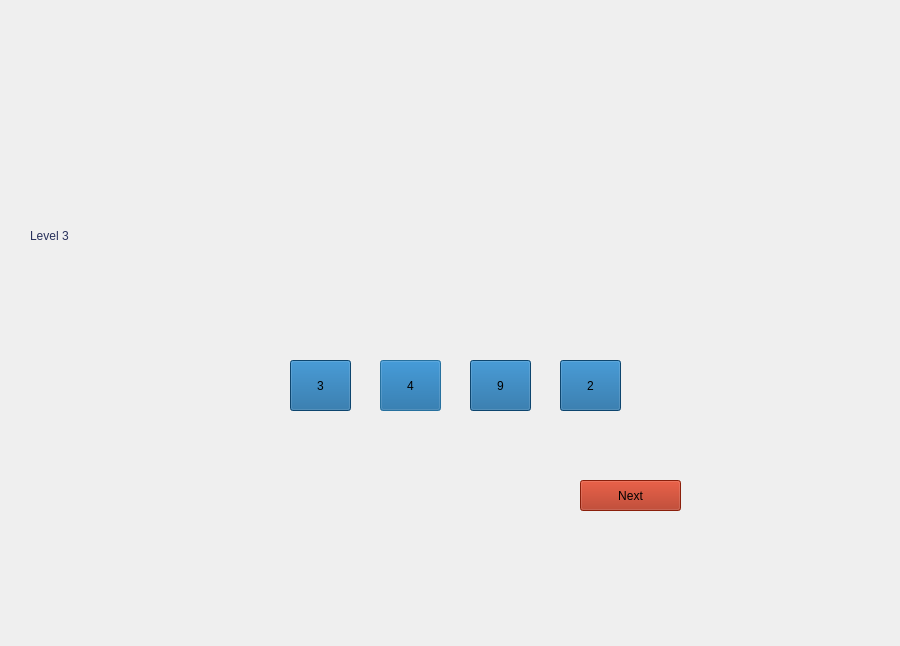
<?xml version="1.0" encoding="UTF-8"?>
<ui version="4.0">
 <class>Level3</class>
 <widget class="QDialog" name="Level3">
  <property name="geometry">
   <rect>
    <x>0</x>
    <y>0</y>
    <width>900</width>
    <height>646</height>
   </rect>
  </property>
  <property name="windowTitle">
   <string>Dialog</string>
  </property>
  <property name="styleSheet">
   <string notr="true">#Level3{
	background-image: url(:/background/images/levelsbg.jpg);}</string>
  </property>
  <widget class="QPushButton" name="pushButton_2">
   <property name="geometry">
    <rect>
     <x>380</x>
     <y>360</y>
     <width>61</width>
     <height>51</height>
    </rect>
   </property>
   <property name="cursor">
    <cursorShape>PointingHandCursor</cursorShape>
   </property>
   <property name="styleSheet">
    <string notr="true">color: rgb(0, 0, 0);
background-color: rgb(18, 97, 154);
font: 16pt &quot;Segoe UI&quot;;</string>
   </property>
   <property name="text">
    <string>4</string>
   </property>
  </widget>
  <widget class="QPushButton" name="pushButton_4">
   <property name="geometry">
    <rect>
     <x>560</x>
     <y>360</y>
     <width>61</width>
     <height>51</height>
    </rect>
   </property>
   <property name="cursor">
    <cursorShape>PointingHandCursor</cursorShape>
   </property>
   <property name="styleSheet">
    <string notr="true">color: rgb(0, 0, 0);
background-color: rgb(18, 97, 154);
font: 16pt &quot;Segoe UI&quot;;</string>
   </property>
   <property name="text">
    <string>2</string>
   </property>
  </widget>
  <widget class="QPushButton" name="pushButton_3">
   <property name="geometry">
    <rect>
     <x>470</x>
     <y>360</y>
     <width>61</width>
     <height>51</height>
    </rect>
   </property>
   <property name="cursor">
    <cursorShape>PointingHandCursor</cursorShape>
   </property>
   <property name="styleSheet">
    <string notr="true">color: rgb(0, 0, 0);
background-color: rgb(18, 97, 154);
font: 16pt &quot;Segoe UI&quot;;</string>
   </property>
   <property name="text">
    <string>9</string>
   </property>
  </widget>
  <widget class="QPushButton" name="pushButton">
   <property name="geometry">
    <rect>
     <x>290</x>
     <y>360</y>
     <width>61</width>
     <height>51</height>
    </rect>
   </property>
   <property name="cursor">
    <cursorShape>PointingHandCursor</cursorShape>
   </property>
   <property name="styleSheet">
    <string notr="true">color: rgb(0, 0, 0);
background-color: rgb(18, 97, 154);
font: 16pt &quot;Segoe UI&quot;;</string>
   </property>
   <property name="text">
    <string>3</string>
   </property>
  </widget>
  <widget class="QPushButton" name="nextButton3">
   <property name="enabled">
    <bool>false</bool>
   </property>
   <property name="geometry">
    <rect>
     <x>580</x>
     <y>480</y>
     <width>101</width>
     <height>31</height>
    </rect>
   </property>
   <property name="cursor">
    <cursorShape>PointingHandCursor</cursorShape>
   </property>
   <property name="styleSheet">
    <string notr="true">font: 12pt &quot;Arial&quot;;
color: rgb(0, 0, 0);
background-color: rgb(168, 38, 14);</string>
   </property>
   <property name="text">
    <string>Next</string>
   </property>
  </widget>
  <widget class="QLabel" name="label_pic3">
   <property name="geometry">
    <rect>
     <x>220</x>
     <y>220</y>
     <width>481</width>
     <height>101</height>
    </rect>
   </property>
   <property name="text">
    <string/>
   </property>
  </widget>
  <widget class="QLabel" name="ansBox3">
   <property name="geometry">
    <rect>
     <x>240</x>
     <y>240</y>
     <width>63</width>
     <height>61</height>
    </rect>
   </property>
   <property name="styleSheet">
    <string notr="true">color: rgb(0, 0, 0);
font: 700 30pt &quot;Segoe UI&quot;;</string>
   </property>
   <property name="text">
    <string/>
   </property>
  </widget>
  <widget class="QLabel" name="ansBox5">
   <property name="geometry">
    <rect>
     <x>480</x>
     <y>240</y>
     <width>63</width>
     <height>61</height>
    </rect>
   </property>
   <property name="styleSheet">
    <string notr="true">color: rgb(0, 0, 0);
font: 700 30pt &quot;Segoe UI&quot;;</string>
   </property>
   <property name="text">
    <string/>
   </property>
   <property name="alignment">
    <set>Qt::AlignCenter</set>
   </property>
  </widget>
  <widget class="QLabel" name="ansBox4">
   <property name="geometry">
    <rect>
     <x>360</x>
     <y>240</y>
     <width>63</width>
     <height>61</height>
    </rect>
   </property>
   <property name="styleSheet">
    <string notr="true">color: rgb(0, 0, 0);
font: 700 30pt &quot;Segoe UI&quot;;</string>
   </property>
   <property name="text">
    <string/>
   </property>
   <property name="alignment">
    <set>Qt::AlignCenter</set>
   </property>
  </widget>
  <widget class="QLabel" name="label">
   <property name="geometry">
    <rect>
     <x>30</x>
     <y>210</y>
     <width>131</width>
     <height>51</height>
    </rect>
   </property>
   <property name="styleSheet">
    <string notr="true">font: 24pt &quot;Franklin Gothic Demi Cond&quot;;
color: rgb(39, 48, 91);</string>
   </property>
   <property name="text">
    <string>Level 3</string>
   </property>
  </widget>
 </widget>
 <resources/>
 <connections/>
</ui>
